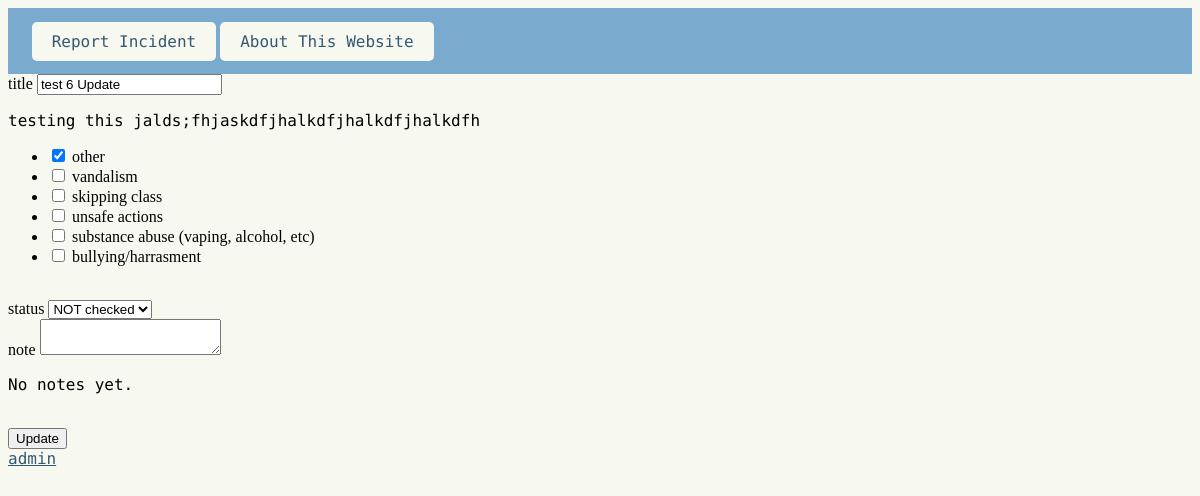
Before: /edit/14 with the older database file.
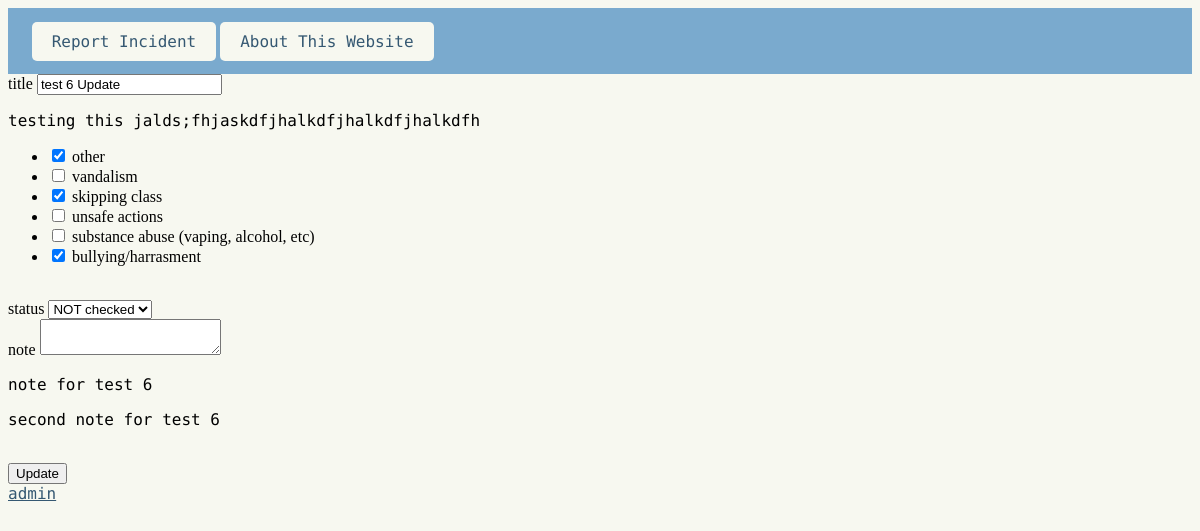
After: the same page with the newer database file.
### routes.py (models this page shows)
class Type(db.Model):
    __tablename__ = "Type"
    type_id = db.Column(db.Integer, primary_key=True)
    type = db.Column(db.String, nullable=False)

class Notes(db.Model):
    __tablename__ = "Notes"
    note_id = db.Column(db.Integer, primary_key=True)
    note = db.Column(db.String, nullable=False)
    report_id = db.Column(db.Integer, db.ForeignKey('Reports.report_id'),
                          nullable=False
                          )
    report = db.relationship('Reports', backref='notes')

### routes.py (the view, shortened to what this page needs)
@app.route('/edit/<int:report_id>', methods=['GET', 'POST'])
def edit(report_id):
    form = EditForm()
    report_to_update = Reports.query.get_or_404(report_id)
    form.type.choices = [
        (str(rt.type_id), rt.type)
        for rt in Type.query.all()
    ]
    form.status.choices = [
        (str(s.status_id), s.status)
        for s in Status.query.all()
    ]
    if request.method == 'GET':
        form.title.data = report_to_update.report_title
        form.note.data = ''
        form.status.data = str(report_to_update.status_id)
        form.type.data = [str(t.type_id) for t in report_to_update.types]
    return render_template("edit_report.html",
                           form=form,
                           report_to_update=report_to_update
                           )

### routes.py
class EditForm(FlaskForm):
    title = StringField(
        "title"
        )
    status = SelectField(
        "status",
        choices=[]
        )
    type = MultiCheckboxField(
        'type',
        choices=[]
        )
    note = TextAreaField(
        "note",
        validators=[]
        )
    update = SubmitField(
        "Update"
        )

### templates/edit_report.html (shortened to what this page needs)
{%extends "layout.html"%}
{%block content%}
<form method="POST">
    {{ form.title.label(class_="form-label") }}
    {{ form.title(class_="form-control") }}
    <p>
        {{report_to_update.report_detail}}
    </p>
    <ul>
        {% for subfield in form.type %}
            <li>{{ subfield() }} {{ subfield.label }}</li>
        {% endfor %}
    </ul>
    <br>
    {{ form.status.label(class_="form-label") }}
    {{ form.status(class_="form-control") }}
    <br>
    {{ form.note.label(class_="form-label") }}
    {{ form.note(class_="form-control") }}
    <br>
    {% if report_to_update.notes %}
            {% for note in report_to_update.notes %}
                <p>{{ note.note }}</p>
            {% endfor %}
    {% else %}
        <p>No notes yet.</p>
    {% endif %}
    <br>
    {{ form.update(class_="btn btn-primary") }}
</form>
{% endblock%}

Changed rows visible on the page:
computed for Type "skipping class": type "☐" → "☑"
computed for Type "bullying/harrasment": type "☐" → "☑"
added Notes: note "note for test 6"
added Notes: note "second note for test 6"
Other visible differences:
text no longer shown: "No notes yet."
